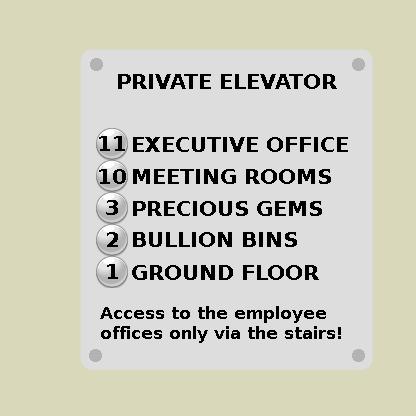

Below is a game level as drawn by its tile map, then a one-line description and the .tmx that defines it (tile-layer data replaced by summaries):
An orthogonal 13x13 tile map with 32x32 px tiles, 16 tile layers (exitMain, start, start1, start2, ...), 3 tilesets.

<map version="1.5" tiledversion="1.7.2" orientation="orthogonal" renderorder="right-down" width="13" height="13" tilewidth="32" tileheight="32" infinite="0" nextlayerid="50" nextobjectid="1">
 <properties>
  <property name="mapCopyright" value="&quot;The Money Bin&quot; by Thoddi is licensed unter CC BY-NC-SA 4.0" />
  <property name="mapDescription" value=" " />
  <property name="mapLink" value=" " />
  <property name="mapName" value="The Money Bin" />
 </properties>
 <tileset firstgid="1" source="../tiles/mapUtilies.tsx" />
 <tileset firstgid="10" source="../tiles/ModernInteriors/Room_Builder_3d_walls_32x32.tsx" />
 <tileset firstgid="1330" source="../tiles/Control-Elevator.tsx" />
 <layer id="49" name="exitMain" width="13" height="13">
  <properties>
   <property name="exitUrl" value="../main.json" />
  </properties>
  <data>[169 cells, 1 non-empty, 1 distinct tile ids]</data>
 </layer>
 <layer id="18" name="start" width="13" height="13">
  <properties>
   <property name="startLayer" type="bool" value="true" />
  </properties>
  <data>[169 cells, 4 non-empty, 1 distinct tile ids]</data>
 </layer>
 <layer id="43" name="start1" width="13" height="13">
  <properties>
   <property name="startLayer" type="bool" value="true" />
  </properties>
  <data>[169 cells, 2 non-empty, 1 distinct tile ids]</data>
 </layer>
 <layer id="45" name="start2" width="13" height="13">
  <properties>
   <property name="startLayer" type="bool" value="true" />
  </properties>
  <data>[169 cells, 2 non-empty, 1 distinct tile ids]</data>
 </layer>
 <layer id="46" name="start3" width="13" height="13">
  <properties>
   <property name="startLayer" type="bool" value="true" />
  </properties>
  <data>[169 cells, 2 non-empty, 1 distinct tile ids]</data>
 </layer>
 <layer id="47" name="start10" width="13" height="13">
  <properties>
   <property name="startLayer" type="bool" value="true" />
  </properties>
  <data>[169 cells, 2 non-empty, 1 distinct tile ids]</data>
 </layer>
 <layer id="48" name="start11" width="13" height="13">
  <properties>
   <property name="startLayer" type="bool" value="true" />
  </properties>
  <data>[169 cells, 2 non-empty, 1 distinct tile ids]</data>
 </layer>
 <layer id="29" name="silent" width="13" height="13">
  <properties>
   <property name="silent" type="bool" value="true" />
  </properties>
  <data>[169 cells, 60 non-empty, 1 distinct tile ids]</data>
 </layer>
 <layer id="25" name="exit1" width="13" height="13">
  <properties>
   <property name="exitUrl" value="01.json#startElev" />
  </properties>
  <data>[169 cells, 1 non-empty, 1 distinct tile ids]</data>
 </layer>
 <layer id="23" name="exit2" width="13" height="13">
  <properties>
   <property name="exitUrl" value="02.json#startElev" />
  </properties>
  <data>[169 cells, 1 non-empty, 1 distinct tile ids]</data>
 </layer>
 <layer id="40" name="exit3" width="13" height="13">
  <properties>
   <property name="exitUrl" value="03.json#startElev" />
  </properties>
  <data>[169 cells, 1 non-empty, 1 distinct tile ids]</data>
 </layer>
 <layer id="42" name="exit10" width="13" height="13">
  <properties>
   <property name="exitUrl" value="10.json#startElev" />
  </properties>
  <data>[169 cells, 1 non-empty, 1 distinct tile ids]</data>
 </layer>
 <layer id="41" name="exit11" width="13" height="13">
  <properties>
   <property name="exitUrl" value="11.json#startElev" />
  </properties>
  <data>[169 cells, 1 non-empty, 1 distinct tile ids]</data>
 </layer>
 <layer id="7" name="Block" width="13" height="13">
  <data>[169 cells, 17 non-empty, 1 distinct tile ids]</data>
 </layer>
 <layer id="22" name="Floor" width="13" height="13">
  <data>[169 cells, 169 non-empty, 1 distinct tile ids]</data>
 </layer>
 <layer id="39" name="Controls" width="13" height="13">
  <data>[169 cells, 110 non-empty, 110 distinct tile ids]</data>
 </layer>
 <objectgroup id="17" name="floorLayer" />
</map>
